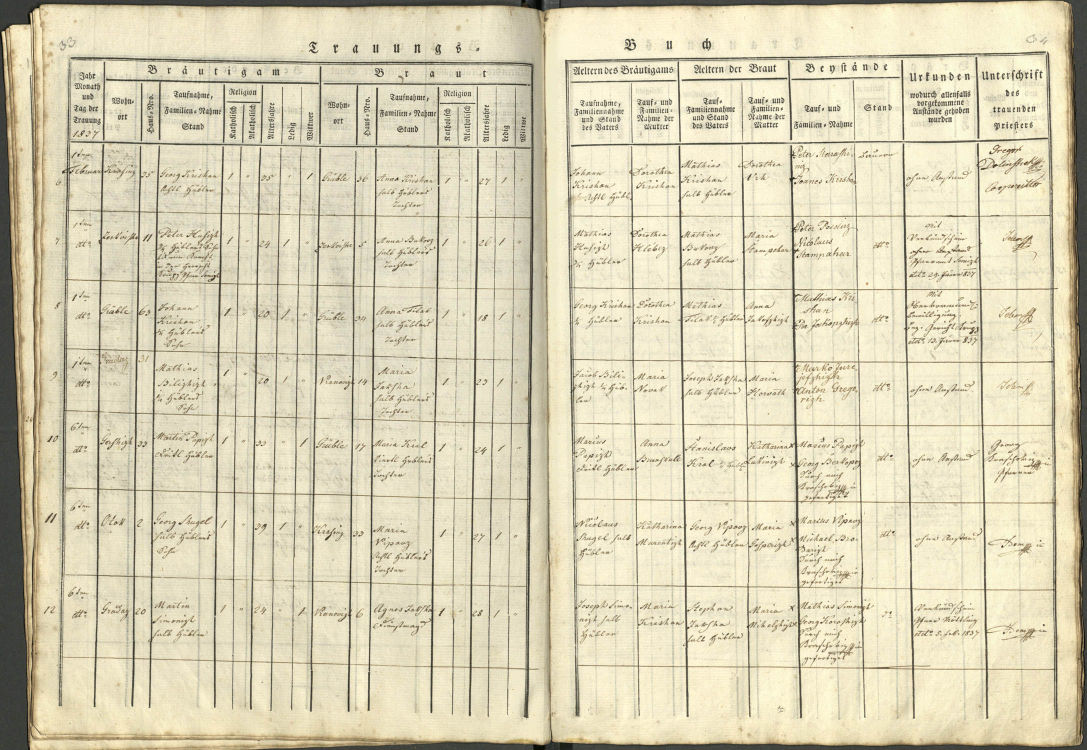
#> input picture research/issue17/p261-work/s18.jpg, 2173 x 1500 px, found by its file name (shown at 1/2 size)
$ python p262_lines2.py
#> lines starting #> are read from the running program, lines starting #| are printed output that depends on the picture
from PIL import Image
im = Image.open("research/issue17/p261-work/s18.jpg").convert("L")
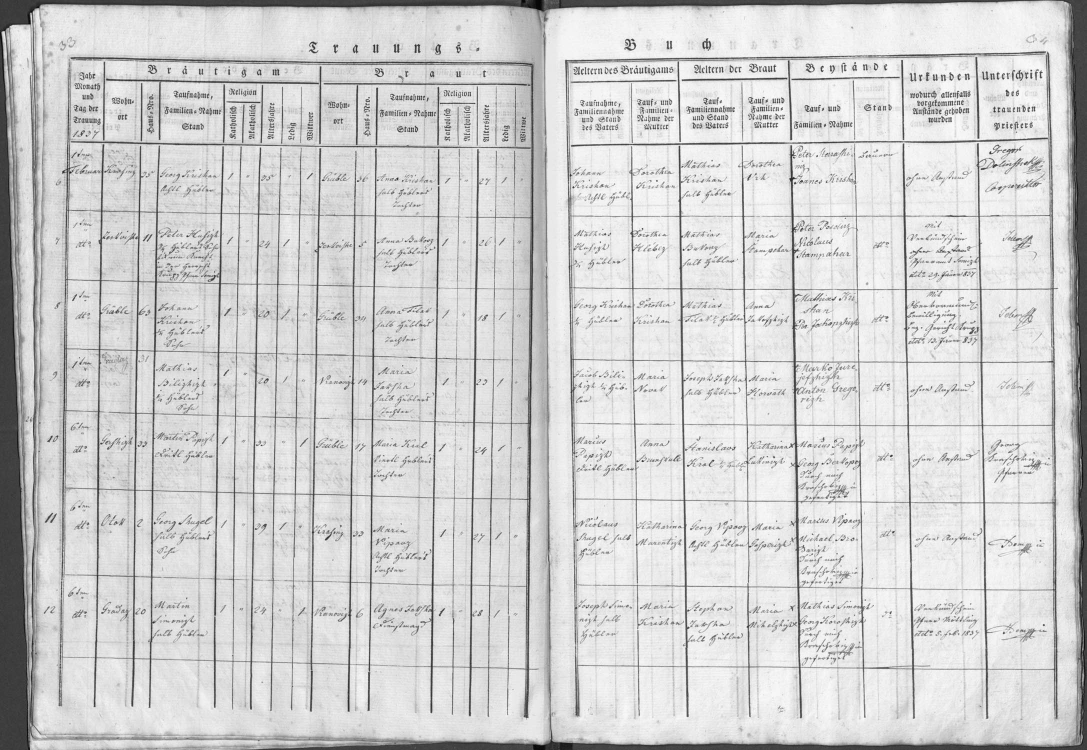
#> im: PIL image 2173x1500 L (shown at 1/2 size); min 1, max 254, mean 208.2
W,H=im.size; px=im.load()
#> after `W, H = im.size`: W = 2173; H = 1500
prof=[]
for y in range(200,H):
    dark=sum(1 for x in range(340,960) if px[x,y]<150)
    prof.append((y,dark))
#> this loop made 1300 passes
#> dark on passes 1 to 3: 41, 35, 36
#> after the loop, prof = 1300 pairs, first value 200 to 1499, second value 0 to 490
vals=[d for _,d in prof]
#> vals = 1300 values, max 490 at index 1299, min 0 at index 1233, mean 48.17
mean=sum(vals)/len(vals)
#> mean = 48.17
sd=(sum((v-mean)**2 for v in vals)/len(vals))**0.5
#> sd = 44.34
th=mean+2.2*sd
#> th = 145.7
print("mean",round(mean,1),"sd",round(sd,1),"th",round(th,1))
#| mean 48.2 sd 44.3 th 145.7
peaks=[]
for y,d in prof:
    if d>th:
        if peaks and y-peaks[-1][-1]<=4: peaks[-1].append(y)
        else: peaks.append([y])
#> this loop made 1300 passes
#> after the loop, peaks = [[221, 224, 225, 226], [288, 289, 290, 292, 293, 294], [1477, 1478, 1479, 1480, 1482, 1483, 1484, 1485, 1486, 1487, 1488, 1489, 1490, 1491, 1492, 1493, 1494, 1495, 1496, 1497, 1498, 1499]]
print([(g[0],g[-1]) for g in peaks])
#| [(221, 226), (288, 294), (1477, 1499)]

$ run again, with research/issue17/p261-work/s17.jpg copied over research/issue17/p261-work/s18.jpg
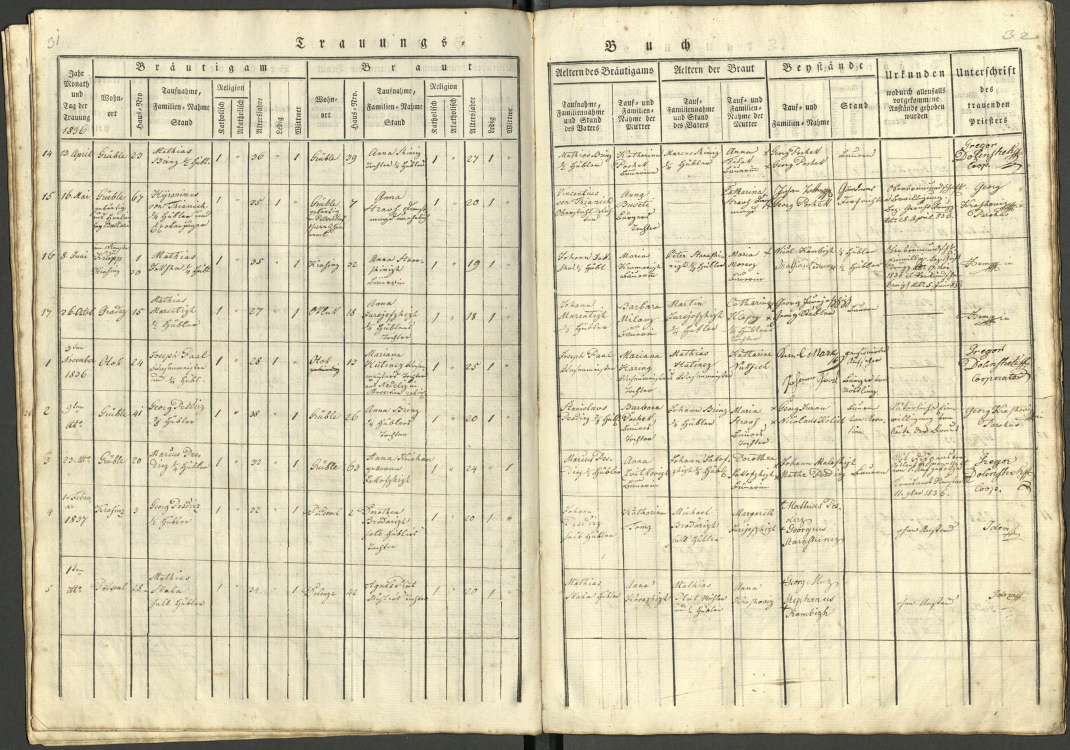
#> input picture research/issue17/p261-work/s17.jpg, 2139 x 1500 px, found by its file name (shown at 1/2 size)
#> `im = Image.open("research/issue17/p261-work/s18.jpg").convert("L")`:
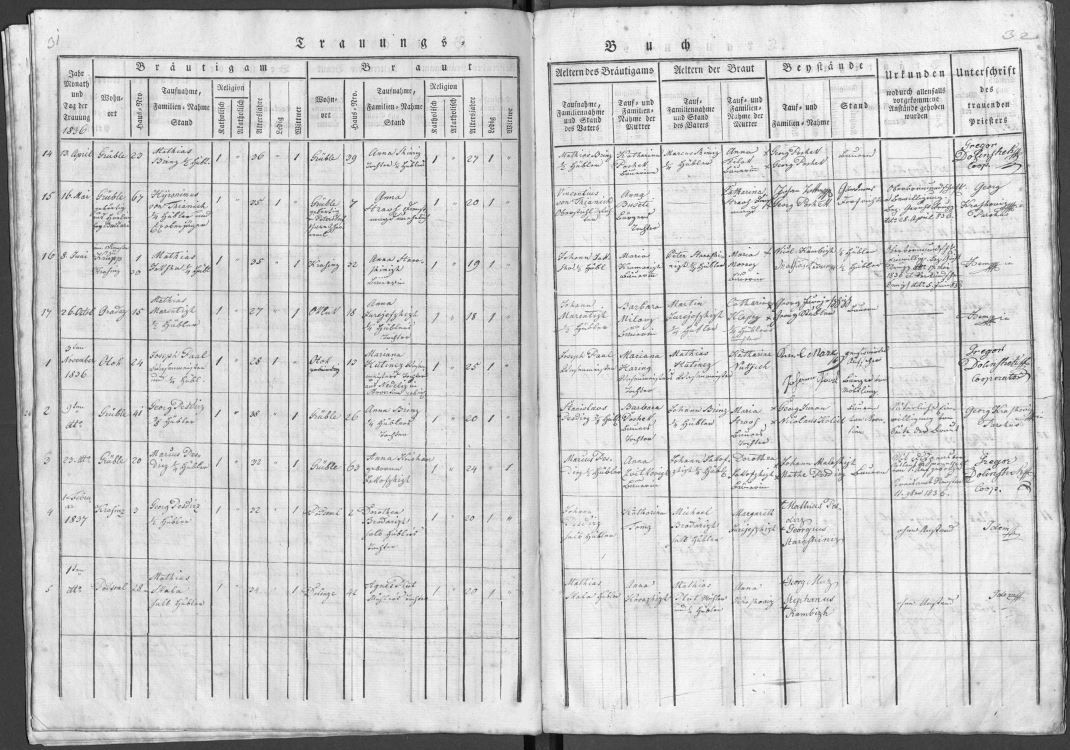
#> im: PIL image 2139x1500 L (shown at 1/2 size); min 1, max 253, mean 204.2
#> the loop `for y in range(200,H):` made 1300 passes
#> dark on passes 1 to 3: 60, 61, 70
#> after the loop `for y in range(200,H):`: prof = 1300 pairs, first value 200 to 1499, second value 0 to 620
#> vals = 1300 values, max 620 at index 1284, min 0 at index 77, mean 55.63
#> mean = 55.63
#> sd = 84.81
#> th = 242.2
#| mean 55.6 sd 84.8 th 242.2
#> the loop `for y,d in prof:` made 1300 passes
#> after the loop `for y,d in prof:`: peaks = 3 items
#| [(279, 280), (1275, 1275), (1466, 1499)]

$ run again, with research/issue17/p261-work/s17_sliceA_L.png saved as research/issue17/p261-work/s18.jpg
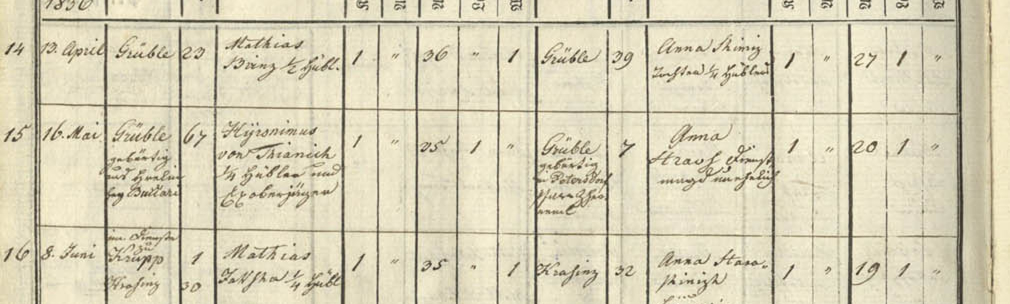
#> input picture research/issue17/p261-work/s17_sliceA_L.png, 2020 x 608 px, found by its file name (shown at 1/2 size)
#> `im = Image.open("research/issue17/p261-work/s18.jpg").convert("L")`:
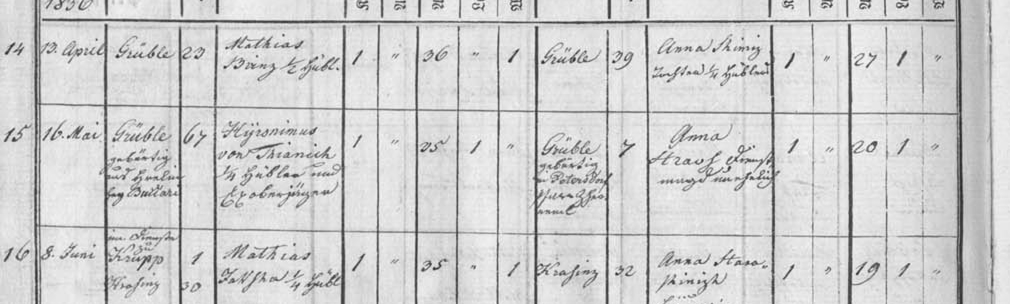
#> im: PIL image 2020x608 L (shown at 1/2 size); min 27, max 253, mean 207.9
#> the loop `for y in range(200,H):` made 408 passes
#> dark on passes 1 to 3: 23, 23, 23
#> after the loop `for y in range(200,H):`: prof = 408 pairs, first value 200 to 607, second value 21 to 208
#> vals = 408 values, max 208 at index 19, min 21 at index 23, mean 55.65
#> mean = 55.65
#> sd = 32.37
#> th = 126.9
#| mean 55.6 sd 32.4 th 126.9
#> the loop `for y,d in prof:` made 408 passes
#> after the loop `for y,d in prof:`: peaks = [[213, 214, 215, 216, 217, 218, 219, 220], [459, 460, 462, 463, 464]]
#| [(213, 220), (459, 464)]

$ run again, with research/issue17/p261-work/s17_sliceA_R.png saved as research/issue17/p261-work/s18.jpg
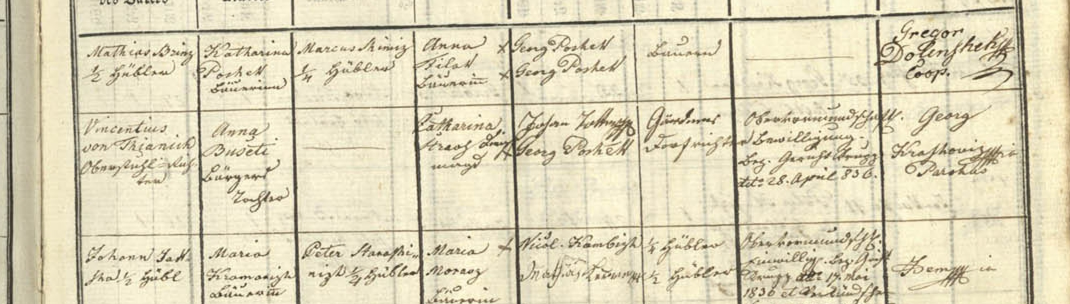
#> input picture research/issue17/p261-work/s17_sliceA_R.png, 2140 x 608 px, found by its file name (shown at 1/2 size)
#> `im = Image.open("research/issue17/p261-work/s18.jpg").convert("L")`:
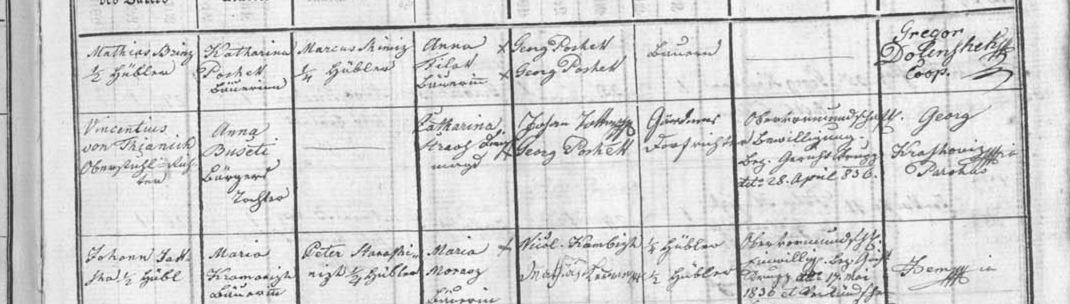
#> im: PIL image 2140x608 L (shown at 1/2 size); min 26, max 252, mean 212.4
#> the loop `for y in range(200,H):` made 408 passes
#> dark on passes 1 to 3: 18, 19, 20
#> after the loop `for y in range(200,H):`: prof = 408 pairs, first value 200 to 607, second value 17 to 175
#> vals = 408 values, max 175 at index 306, min 17 at index 7, mean 50.05
#> mean = 50.05
#> sd = 32
#> th = 120.4
#| mean 50.0 sd 32.0 th 120.4
#> the loop `for y,d in prof:` made 408 passes
#> after the loop `for y,d in prof:`: peaks = [[215, 216], [460, 461], [504, 505, 506, 507, 508, 509, 510, 511], [545, 546, 547, 551, 552, 553]]
#| [(215, 216), (460, 461), (504, 511), (545, 553)]
